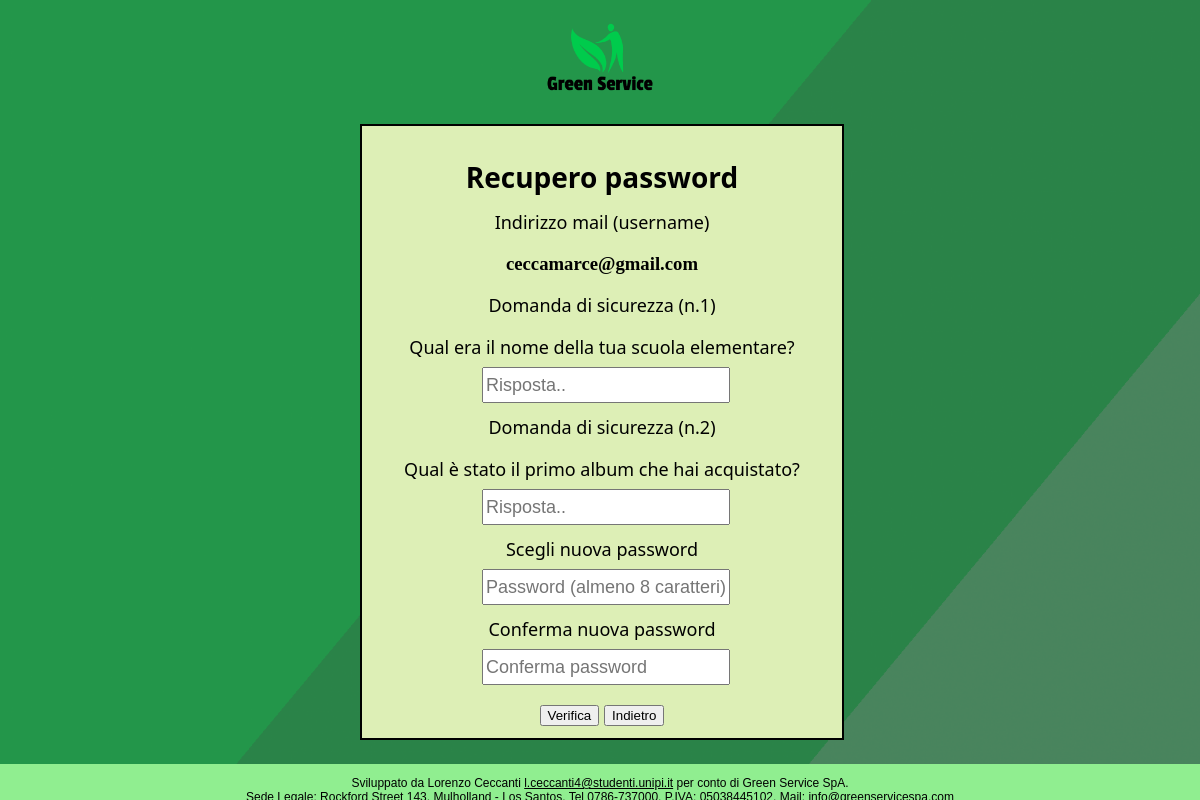
/php/recuperoPasswordBackEnd.php?username=ceccamarce@gmail.com, run on the app's committed database.
### tables this page shows
CREATE TABLE `utente` (
  `id` int(11) NOT NULL AUTO_INCREMENT,
  `username` varchar(255) NOT NULL,
  `password` varchar(255) DEFAULT NULL,
  `Nome` varchar(45) DEFAULT NULL,
  `Cognome` varchar(45) DEFAULT NULL,
  `Telefono` varchar(45) DEFAULT NULL,
  `Cellulare` varchar(45) DEFAULT NULL,
  `Citta` varchar(255) DEFAULT NULL,
  `Indirizzo` varchar(255) DEFAULT NULL,
  `Domanda1` varchar(255) DEFAULT NULL,
  `Risposta1` varchar(255) DEFAULT NULL,
  `Domanda2` varchar(255) DEFAULT NULL,
  `Risposta2` varchar(255) DEFAULT NULL,
  PRIMARY KEY (`id`,`username`)
);

### php/utility/dbManager.php (called while the page is built, shortened)
<?php
    require_once "dbConfig.php";
    $database = new DbManager();
    class DbManager{
        private $mysqli_conn = null;
        function openConnection(){
    		if (!$this->isOpened()){
    			global $dbHostname;
    			global $dbUsername;
    			global $dbPassword;
    			global $dbName;
    			$this->mysqli_conn = new mysqli($dbHostname, $dbUsername, $dbPassword, $dbName);
				$this->mysqli_conn->select_db($dbName) or
					die ('Can\'t use $dbName: ' . mysqli_error());
			}
    }
    function isOpened(){
        return ($this->mysqli_conn != null);
    }
    function queryRun($queryText){
        return $this->mysqli_conn->query($queryText);
    }
}
?>

### php/utility/dbConfig.php (called while the page is built)
<?php
    $dbHostname = "localhost";
    $dbUsername = "root";
    $dbPassword = "";
    $dbName ="greenservice";
?>

### php/utility/greenservicedb.php (called while the page is built, shortened)
<?php
    require_once "/dbManager.php";
    function recuperaDomandeSicurezza($user){
        global $database;
        $query = "SELECT domanda1, domanda2
        FROM utente WHERE username = '$user';";
        $result = $database -> queryRun($query);
        return $result;
    }
?>

### php/recuperoPasswordBackEnd.php (the view, shortened to what this page needs)
<?php
    require_once "utility/greenservicedb.php";
?>
<?php
    if(isset($_GET['username']))
        $usernamevar = $_GET['username'];
    else
        $usernamevar = $_POST['username'];
    $result = recuperaDomandeSicurezza($usernamevar);
    if(mysqli_num_rows($result) <> 0)
    {
    while($row = $result->fetch_assoc()){
      $domanda1 = $row['domanda1'];
      $domanda2 = $row['domanda2'];
     }
    if($domanda1 == "nomescuola")
       $domanda1 = "Qual era il nome della tua scuola elementare?";
     if($domanda2 == "nomealbum")
        $domanda2 = "Qual è stato il primo album che hai acquistato?";
    }
    else
    {
        header("Location: ./cambioPassword.php?messaggio=ERRORE. Il nome utente indicato non esiste.");
    }
?>
<!DOCTYPE html>
<html lang="it">
    <head>
        <link rel="stylesheet" type="text/css" href="../css/style.css">
        <link rel="stylesheet" type="text/css" href="../css/styleRegister.css">
    </head>
        <body>
        <?php
            require_once "./layout/header.php";
            require_once "./layout/footer.php";
        ?>
        <div id="register_box">
            <?php
            echo "<form name='formRecupero1' action=\"./process/recuperoPasswordprocess.php\" method=\"post\" onsubmit=\"return validateForm();\">";
            ?>
                <label id="title">  Recupero password </label>
                <label for = "username"> Indirizzo mail (username) </label>
                <?php
                    echo "<h3 style='font-family:verdana'> $usernamevar </h3>";
                    echo "<label for='scritta1'> Domanda di sicurezza (n.1) </label><br><br>";
                    echo "<label for = 'domanda1'> $domanda1 </label>";
                    echo "<input type='text'name='risposta1' placeholder='Risposta..' id='risposta1' required>";
                    echo "<label for='scritta2'> Domanda di sicurezza (n.2) </label><br><br>";
                    echo "<label for = 'domanda2'> $domanda2 </label>";
                    echo "<input type='text'name='risposta2' placeholder='Risposta..' id='risposta2' required>";
                    echo "<label for = 'password'> Scegli nuova password </label>";
                    echo "<input type = 'password' pattern=\"[0-9a-zA-Z!\-#$%&'()*+,.\/:;<=>?@[\]\^_`{|}~\\]{8,}\" name='password' placeholder='Password (almeno 8 caratteri)' id='password' required>";
                    echo "<label for = 'confpassword'> Conferma nuova password </label>";
                    echo "<input type = 'password' pattern=\"[0-9a-zA-Z!\-#$%&'()*+,.\/:;<=>?@[\]\^_`{|}~\\]{8,}\" name='confpassword' placeholder='Conferma password' id='confpassword' required>";
                    echo "<button type = 'submit'> Verifica </button>";
                    echo "<button style = 'margin-left: 1%' id=\"annulla\" onclick=\"location.href='./cambioPassword.php'\"> Indietro </button>";
                ?>
            </form>
        </div>
        </body>
</html>

### css/style.css (style rules this page uses)
body { width: 100%; height: 100%; margin: 0; background-image: url("../img/background.png"); background-repeat: no-repeat; background-size: cover; background-attachment: fixed; }

### css/styleRegister.css (style rules this page uses)
div#register_box { width: 40%; margin-top: 1%; margin-left: 30%; padding-top: 2%; padding-bottom: 1%; background-color: rgba(221,239,182,1); text-align: center; border: solid black 2px; margin-bottom: 3%; }
div#register_box input { display: block; position: relative; width: 50%; height: 30px; margin-top: 8px; margin-left: 25%; font-size: 18px; margin-bottom: 12px; }
div#register_box input:invalid { box-shadow: none; }
form label#title { font-family: 'Segoe UI', Verdana, sans-serif; font-size: 28px; font-weight: bold; display: block; position: relative; margin-bottom: 14px; margin-top: 8px; }
form label { font-family: 'Segoe UI', Verdana, sans-serif; font-size: 18px; }
form button { margin-top: 8px; }

### data on the page
utente: Domanda1 "Qual era il nome della tua scuola elementare?", Domanda2 "Qual è stato il primo album che hai acquistato?"

### other printed values
$usernamevar "ceccamarce@gmail.com"
